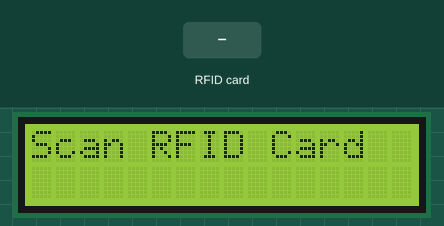
This sketch was run on a simulated Arduino Uno, built with avr-gcc and run on an emulated ATmega328P. On the bench: 16×2 character LCD. Inputs (shaded band) come from the test bench. What the sketch prints to the serial monitor is not drawn.

Above: at 1.3 s.
1.4 s: RFID card 5E 7A 19 C4 held to the reader
At 2.2 s:
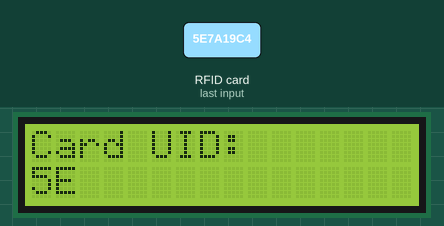
At 4.9 s:
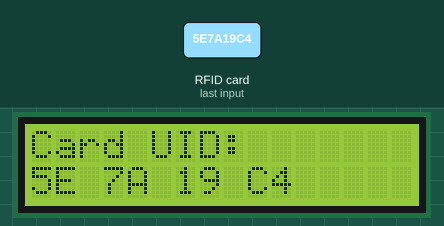
Timing chart, 0 to 6.4 s (numbered marks = the images above; inputs shaded):
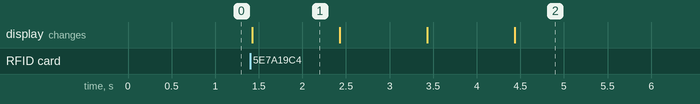

Measured:
- after the input at 1.4 s, the display: changes at once (image 1)
- what the display in image 1 shows lasts 1.0 s, from 1.4 s to 2.4 s

The sketch:

RFID_DOOR_LOCK_UID_SCAN.ino
```cpp
#include <LiquidCrystal_I2C.h>
#include <MFRC522.h>

// Define RC522 RFID module pins
#define RST_PIN 9   // Reset pin
#define SS_PIN 10   // Slave Select pin

// Initialize MFRC522 instance
MFRC522 rfid(SS_PIN, RST_PIN);

// Initialize the I2C LCD (set the I2C address, usually 0x27 or 0x3F)
LiquidCrystal_I2C lcd(0x27, 16, 2);

void setup() {
  // Initialize SPI and RC522 module
  Serial.begin(9600);
  SPI.begin();
  rfid.PCD_Init();

  // Initialize the LCD
  lcd.init();
  lcd.backlight();
  lcd.setCursor(0, 0);
  lcd.print("Scan RFID Card");
  Serial.println("Scan RFID Card");
}

void loop() {
  // Check if a new RFID card is present
  if (!rfid.PICC_IsNewCardPresent()) {
    return;
  }

  // Check if the RFID card can be read
  if (!rfid.PICC_ReadCardSerial()) {
    return;
  }

  // Clear LCD and display the UID
  lcd.clear();
  lcd.setCursor(0, 0);
  lcd.print("Card UID:");
  Serial.print("Card UID: ");

  // Print the UID on the LCD
  lcd.setCursor(0, 1);
  for (byte i = 0; i < rfid.uid.size; i++) {
    if (rfid.uid.uidByte[i] < 0x10) {
      lcd.print("0"); // Add leading 0 for single-digit hex
      Serial.print("0x0");
    }

    lcd.print(rfid.uid.uidByte[i], HEX); // Print UID byte in HEX format
    Serial.print("0x");
    Serial.print(rfid.uid.uidByte[i], HEX);

    if (i < rfid.uid.size - 1) {
      lcd.print(" "); // Add space between bytes
      Serial.print(", ");
    }
    delay(1000);
  }

  // Halt communication with the card
  rfid.PICC_HaltA();

  // Wait for 10 seconds before clearing the LCD
  delay(10000);
  lcd.clear();
  lcd.setCursor(0, 0);
  lcd.print("Scan RFID Card");
  Serial.println("\n");
  Serial.println("Scan RFID Card");
}
```
